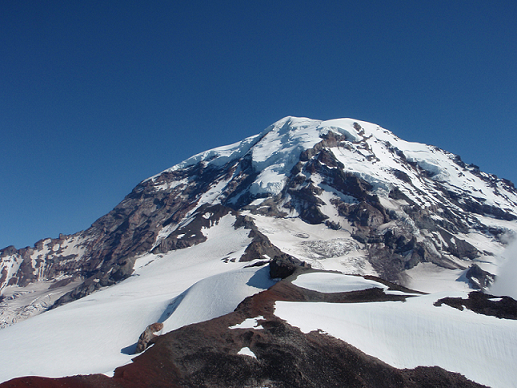
#> input picture image-feature-extraction/Rainier1.png, 517 x 388 px
$ python hsv_color_editor.py ../image-feature-extraction/Rainier1.png 1.0 1.0 1.0
#> lines starting #> are read from the running program, lines starting #| are printed output that depends on the picture; after the words box and inside, x2 and y2 are one past the last pixel; in counts of white or black regions, pixels touching at a corner belong together
#> in modify_image, img is the input picture: shape (388, 517, 3); mean B, G, R 135.7, 109.3, 88.8
# Rency Ajit Kansagra
import numpy as np
import cv2
import argparse
import sys

import numpy as np

def rgb_to_hsv(rgb_img):
    # Normalize RGB values to [0, 1]
    rgb = rgb_img.astype(np.float32) / 255.0
    R, G, B = np.moveaxis(rgb, -1, 0)

    V = np.maximum.reduce([R, G, B])
    C = V - np.minimum.reduce([R, G, B])

    S = np.divide(C, V, where=V != 0, out=np.zeros_like(V))

    H = np.full_like(V, 0)
    nonzero_C = C != 0
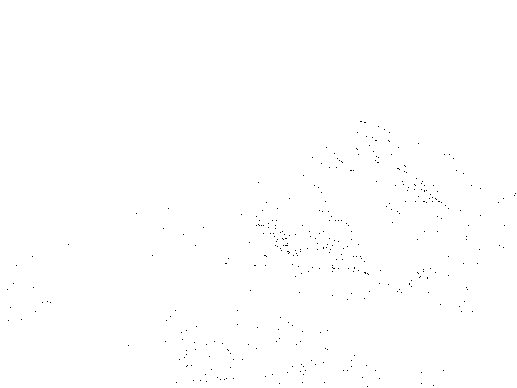
#> nonzero_C: shape (388, 517) bool; 99.8% white; black in thin lines or dots, all inside (x1, y1, x2, y2) = (7, 121, 516, 387)

    cond_r = (V == R) & nonzero_C # If max is R
#> cond_r: shape (388, 517) bool; 9.1% white; 1569 white regions (1507 under 20 px), largest, box (x1, y1, x2, y2) and area: (0, 279, 427, 388) 9646, (269, 218, 354, 258) 877, (23, 239, 53, 295) 436
    cond_g = (V == G) & nonzero_C # If max is G
#> cond_g: shape (388, 517) bool; 3.2% white in thin lines or dots, all inside (x1, y1, x2, y2) = (0, 117, 517, 388)
    cond_b = (V == B) & nonzero_C # If max is B
#> cond_b: shape (388, 517) bool; 89.6% white; 1977 black regions (1909 under 20 px), largest, box (x1, y1, x2, y2) and area: (0, 249, 426, 388) 10206, (238, 213, 362, 263) 1749, (5, 239, 68, 294) 583

    H[cond_r] = (60 * ((G[cond_r] - B[cond_r]) / C[cond_r]) % 360) # Case where V == R
    H[cond_g] = (60 * ((B[cond_g] - R[cond_g]) / C[cond_g]) + 120) # Case where V == G
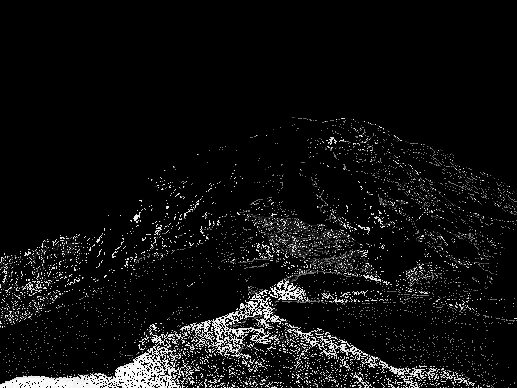
#> H: shape (388, 517) float32; min 0, max 358.5, mean 22.5; drawn with min black and max white
    H[cond_b] = (60 * ((R[cond_b] - G[cond_b]) / C[cond_b]) + 240) # Case where V == B
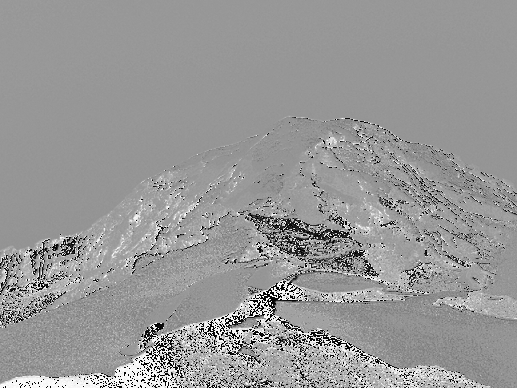
#> H: shape (388, 517) float32; min 0, max 358.5, mean 213.7; drawn with min black and max white

    return np.stack([H, S, V], axis=-1)
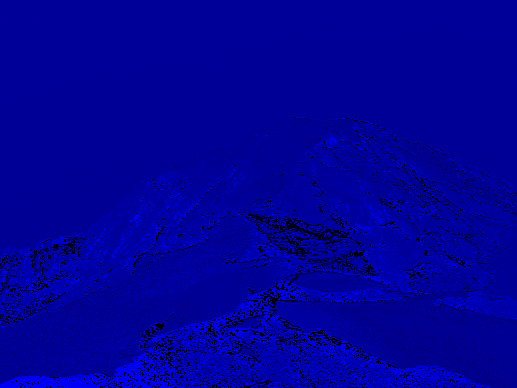
#> returned value: shape (388, 517, 3) float32; mean of channels 0, 1, 2 213.7, 0.4, 0.5; drawn with min black and max white
#> in modify_image, `hsv_img[..., 0] = (hsv_img[..., 0] + h_mod) % 360`: hsv_img: shape (388, 517, 3) float32; mean of channels 0, 1, 2 214.6, 0.4, 0.5


def hsv_to_rgb(hsv_img):
    H, S, V = hsv_img[..., 0], hsv_img[..., 1], hsv_img[..., 2]
    C = V * S
    X = C * (1 - np.abs((H / 60) % 2 - 1))
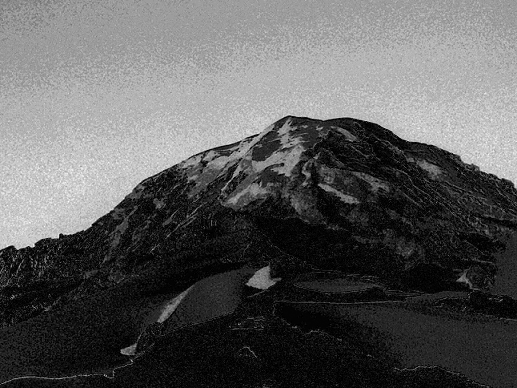
#> X: shape (388, 517) float32; min 0, max 0.232, mean 0.0841; drawn with min black and max white
    m = V - C
    # Determine the sector of Hue and assign RGB values accordingly
    idx = ((H // 60) % 6).astype(int)
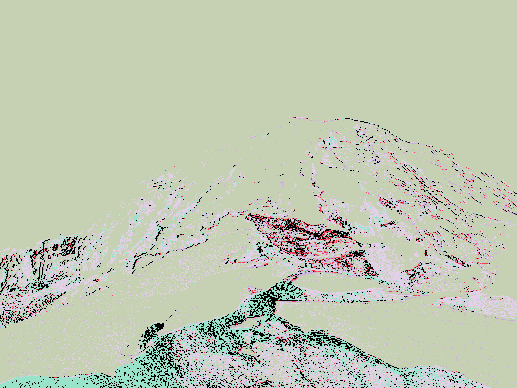
#> idx: shape (388, 517) int64; 6 distinct labels, from 0 to 5; one colour per label, 0 black

    r = np.choose(idx, [C, X, 0, 0, X, C])
    g = np.choose(idx, [X, C, C, X, 0, 0])
    b = np.choose(idx, [0, 0, X, C, C, X])
    #Add m to shift RGB values and scale back to [0, 255]
    rgb = np.stack([r, g, b], axis=-1) + m[..., np.newaxis]
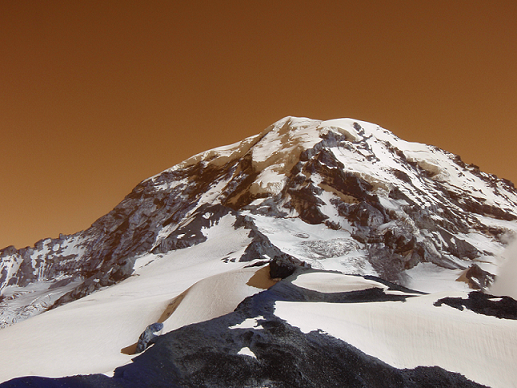
#> rgb: shape (388, 517, 3) float32; mean of channels 0, 1, 2 0.349, 0.426, 0.532; drawn as B, G, R

    return (rgb * 255).clip(0, 255).astype(np.uint8)

def modify_image(filename, h_mod, s_mod, v_mod):

    # Read image (BGR format)
    img = cv2.imread(filename)
    if img is None:
        print(f"Error: Could not read image file '{filename}'")
        sys.exit(1)


    rgb_img = cv2.cvtColor(img, cv2.COLOR_BGR2RGB)
    hsv_img = rgb_to_hsv(rgb_img)

    # Modify HSV values
    hsv_img[..., 0] = (hsv_img[..., 0] + h_mod) % 360  # Hue
    hsv_img[..., 1] = np.clip(hsv_img[..., 1] * s_mod, 0, 1)  # Saturation
    hsv_img[..., 2] = np.clip(hsv_img[..., 2] * v_mod, 0, 1)  # Value


    modified_rgb = hsv_to_rgb(hsv_img)
    modified_bgr = cv2.cvtColor(modified_rgb, cv2.COLOR_RGB2BGR)
    output_filename = f"modified_{filename}"

    # Save the modified image
    cv2.imwrite(output_filename, modified_bgr)
    print(f"Modified image saved as '{output_filename}'")

def main():
    # Set up argument parser
    parser = argparse.ArgumentParser(description='Modify image HSV values')
    parser.add_argument('filename', help='Input image file')
    parser.add_argument('hue', type=float, help='Hue modification (degrees)')
    parser.add_argument('saturation', type=float, help='Saturation modification')
    parser.add_argument('value', type=float, help='Value modification')

    args = parser.parse_args()

    if not (0 <= args.hue <= 360):
        print("Error: Hue must be in range [0, 360]")
        sys.exit(1)

    if not (0 <= args.saturation <= 1):
        print("Error: Saturation must be in range [0, 1]")
        sys.exit(1)

    if not (0 <= args.value <= 1):
        print("Error: Value must be in range [0, 1]")
        sys.exit(1)

    # Process the image
    modify_image(args.filename, args.hue, args.saturation, args.value)

if __name__ == "__main__":
    main()
